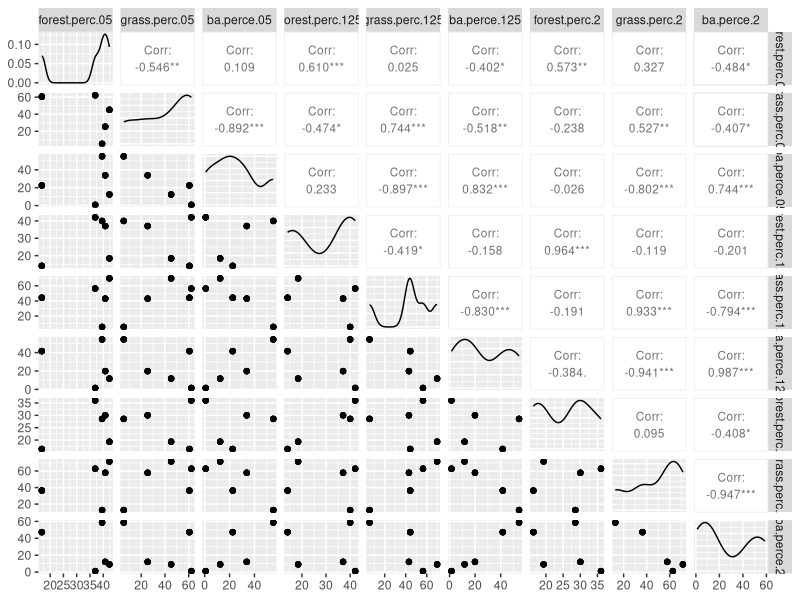
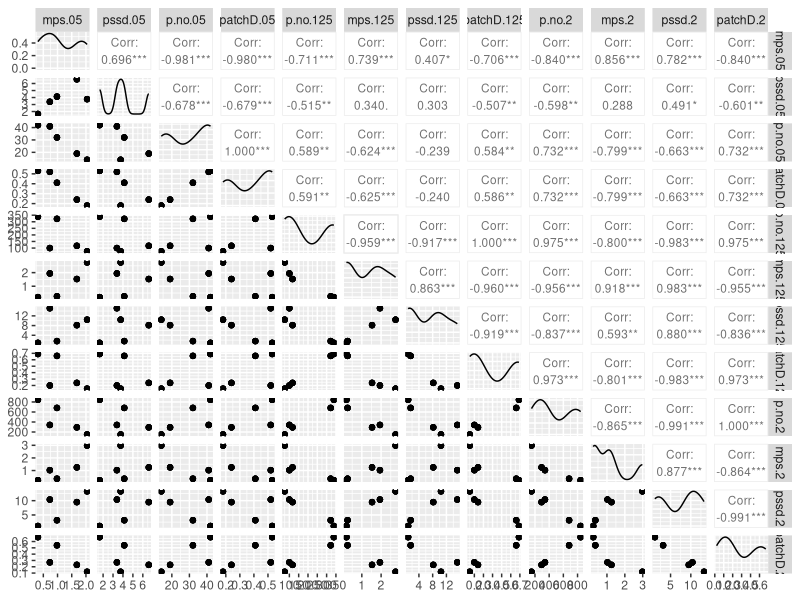
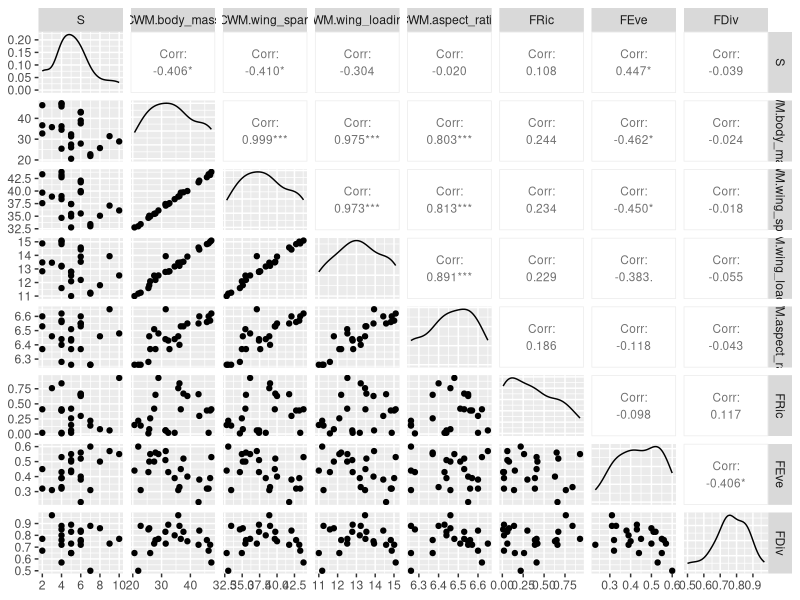
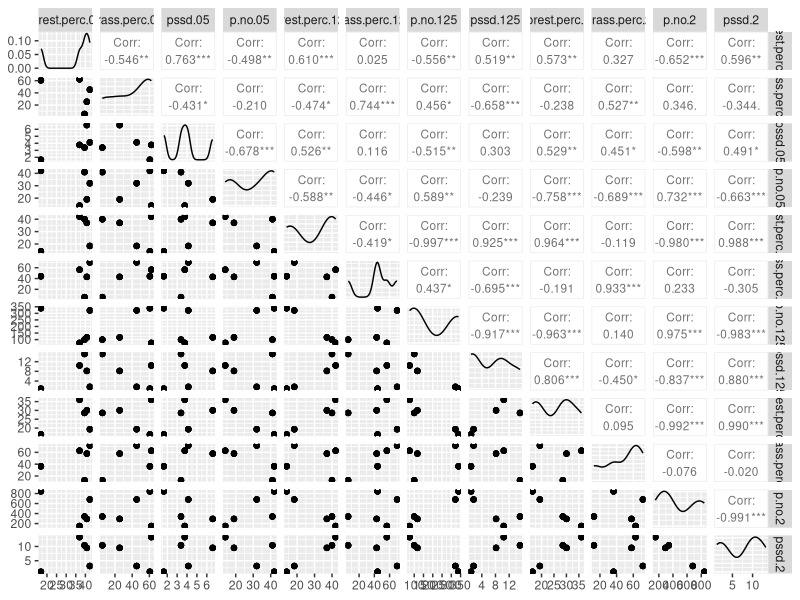
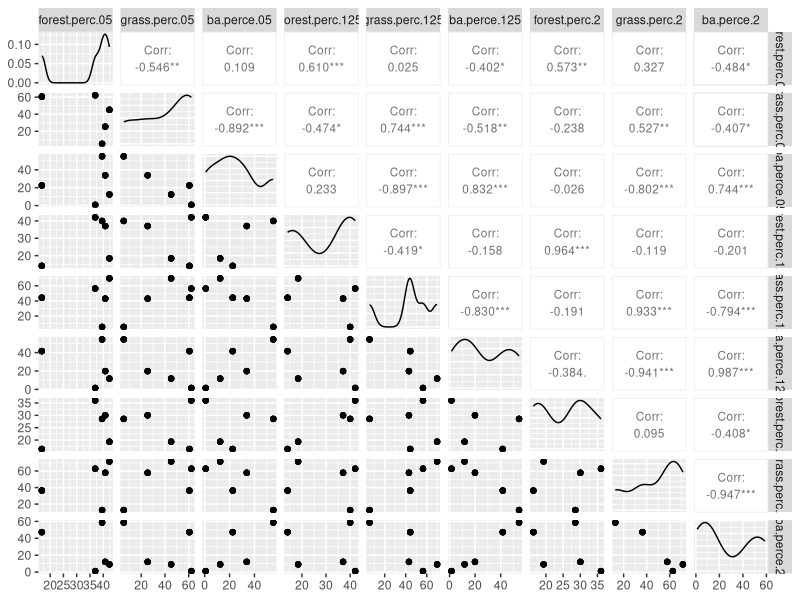
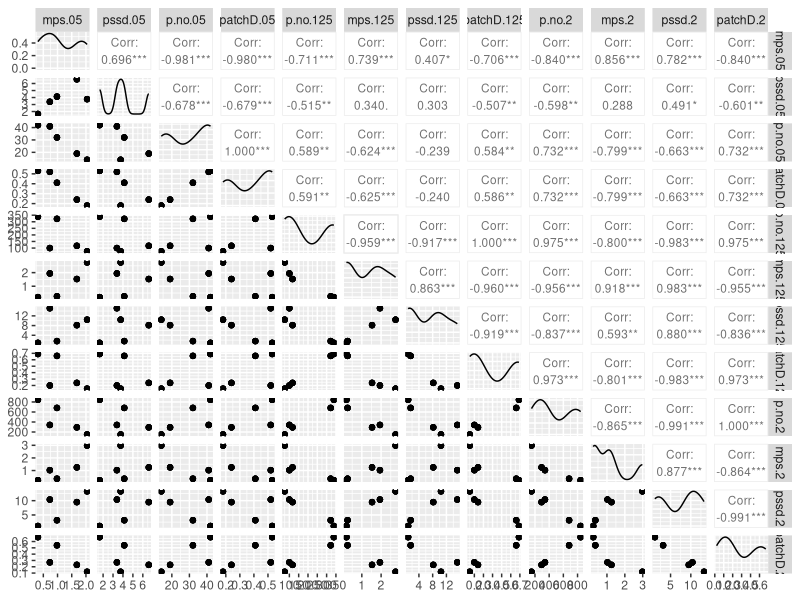
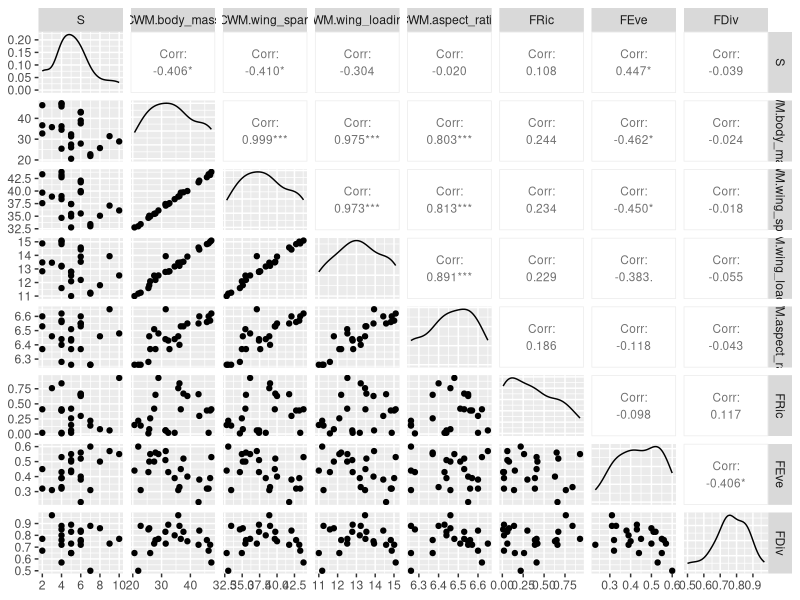
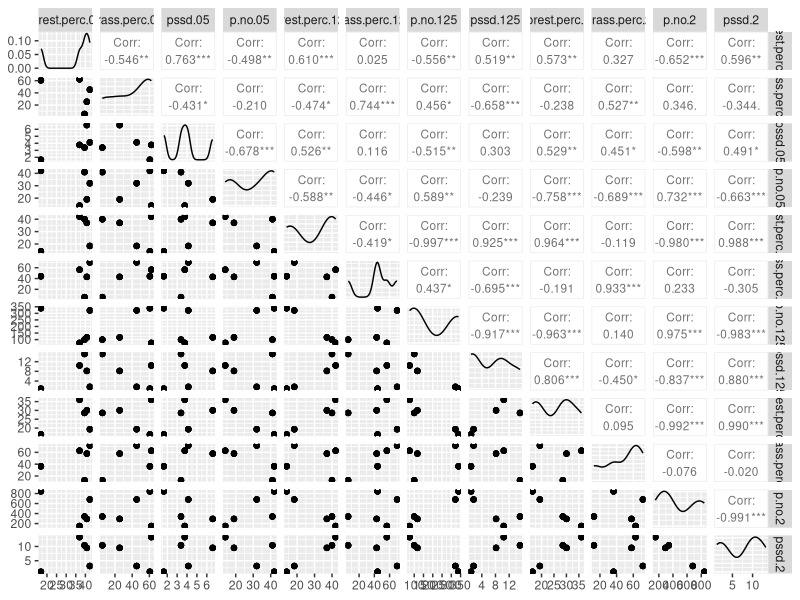

Here is the R script that generated these plots, in order: (Note: this script raises an error after producing the figures.)
DF <- read.csv("data.actualizado.csv", header = T, sep = ";", dec = ",")
str(DF)

levels(DF$site)

library(doBy)
summaryBy(Carollia.perspicillata~site, data = DF, FUN = c(mean, sd, median))

#explorar correlaciones entre variables explicativas a diferentes escalas
require(GGally)
require(ggplot2)
ggpairs(DF[,c(23:43)], columns = c(1:3,8:10,15:17),
        upper = list(continuous = wrap("cor", size = 3)))
ggsave("COR_ba-g-f.tiff", dpi = 300, width = 25, height = 25, units = "cm")
#Variables a retener en el an?lisis: F% en todas las escalas, grass% a 0.5 y grass% a 1.25 o 2 (no ambas).
#el porcentaje de ?rea construida se correlacion? consigomisma en todas las escalas y tambi?n con el porcentaje de potreros

ggpairs(DF[,c(23:43)], columns = c(4:7,11:14,18:21),
        upper = list(continuous = wrap("cor", size = 3)))
ggsave("COR_pno-mps-pssd-pd.tiff", dpi = 300, width = 25, height = 25, units = "cm")
#variables a retener para el an?lsisi: pssd en todas las escalas, pno a 0.5 y 1.25.
#el resto de variabes explicativas estuvieron altamente correlacionadas entre si en todas las escalas espaciales

ggpairs(DF[,c(22, 44:50)], columns = c(1:8),
        upper = list(continuous = wrap("cor", size = 3)))
ggsave("COR_FD-indices.tiff", dpi = 100, width = 25, height = 25, units = "cm")
#todos los indices de CWM estuvieron altamente correlacionados. Dada la pregunta, me inclino por retener la carga alar o el aspect ratio

ggpairs(DF, columns = c(23,24,27,28,30,31,33,35,37,38,40,42),
        upper = list(continuous = wrap("cor", size = 3)))
ggsave("COR_RETEINED_VARIABLES.tiff", dpi = 300, width = 30, height = 30, units = "cm")
#despu?s de revisar las correlaciones de las variables retenidas, para el an?lsis solo se considerar?n: F% 0.5 y 1.25, G% 0.5 y 2, pno 0.5, y pssd 0.5

#reorganizar el DF de wide a long format (en caso de que el ingreso de datos en el modelo lo requiera)
DF.1 <- DF[, c(1:25,37, 27:29,44:50)]
str(DF.1)
DF1 <- DF[,c(1:22)]
str(DF1)
DF2 <- DF[,c(23,24,27,28,30,38)]
str(DF2)
DF3 <-  DF[,c(44:50)]
str(DF3)
DF1 <- stack(DF, select = c("Carollia.perspicillata", "Carollia.castanea", "Artibeus.lituratus", "Artibeus.planirostris",
                             "Sturnira.lilium", "Platyrrhinus.sp1", "Platyrrhinus.sp2", "Uroderma.bilobatum",
                             "Mesophylla.maconnelli", "Desmodus.rotundus", "Glossophaga.soricina", "Anoura.sp",
                            "Phyllostomus.discolor", "Phyllostomus.elongatus", "Phyllostomus.hastatus",
                            "Gardnerycteris.crenulatum", "Tonatia.saurophila", "Micronicteris.sp", "Lophostoma.brasiliense",
                            "Rhinophylla.sp", "S"))
str(DF1)
DF2 <- stack(DF, select = c("forest.perc.05", "forest.perc.125", "grass.perc.05", "grass.perc.2", "pssd.05",
                            "p.no.05"))
str(DF2)
DF3 <- stack(DF, select = c("CWM.body_mass", "CWM.wing_span", "CWM.wing_loading", "CWM.aspect_ratio",
                            "FRic", "FEve", "FDiv"))
str(DF3)
DF4 <- cbind(DF2, DF1, DF3)
names(DF4) <- c("lands.metr.value", "lands.metr", "abundance", "bat.species", "FD.index.value", "FD.index")
library(utils)
View(DF4)
str(DF4)
summary(DF4)
#explorando los datos

library(doBy)
summaryBy(DF[,c(2:22)]~site, data = DF, FUN = c(mean, sd, median), na.rm = T)
summary(DF[,c(2:22)])

require(ggplot2)

#paper DT
Sforest0.5 <- ggplot(DF, aes(forest.perc.05, S))
Sforest0.5 + geom_point(na.rm = T) + geom_smooth(method = "glm", se = T, na.rm = T)

Sforest1.25 <- ggplot(DF, aes(forest.perc.125, S))
Sforest1.25 + geom_point(na.rm = T) + geom_smooth(method = "glm", se = T, na.rm = T)

Sgrass0.5 <- ggplot(DF, aes(grass.perc.05, S))
Sgrass0.5 + geom_point(na.rm = T) + geom_smooth(method = "glm", se = T, na.rm = T)

Sgrass1.25 <- ggplot(DF, aes(grass.perc.125, S))
Sgrass1.25 + geom_point(na.rm = T) + geom_smooth(method = "glm", se = T, na.rm = T)

Spssd <- ggplot(DF, aes(pssd.05, S))
Spssd + geom_point(na.rm = T) + geom_smooth(method = "glm", se = T, na.rm = T)

Spno <- ggplot(DF, aes(p.no.05, S))
Spno + geom_point(na.rm = T) + geom_smooth(method = "glm", se = T, na.rm = T)

#paper FD
batWL <- ggplot(DF, aes(site, CWM.wing_loading), na.rm= T)
batWL + stat_summary(fun.y = mean, geom = "bar", colour = "Black", na.rm = T) + stat_summary(fun.data = mean_cl_boot, 
                                                                                             geom = "errorbar", position = position_dodge(width = 0.9), width = 0.2, na.rm = T)
batFR <- ggplot(DF, aes(site, FRic), na.rm= T)
batFR + stat_summary(fun.y = mean, geom = "bar", colour = "Black", na.rm = T) + stat_summary(fun.data = mean_cl_boot, 
                                                                                             geom = "errorbar", position = position_dodge(width = 0.9), width = 0.2, na.rm = T)

batFD <- ggplot(DF, aes(site, FDiv), na.rm= T)
batFD + stat_summary(fun.y = mean, geom = "bar", colour = "Black", na.rm = T) + stat_summary(fun.data = mean_cl_boot, 
                                                                                             geom = "errorbar", position = position_dodge(width = 0.9), width = 0.2, na.rm = T)

batFE <- ggplot(DF, aes(site, FEve), na.rm= T)
batFE + stat_summary(fun.y = mean, geom = "bar", colour = "Black", na.rm = T) + stat_summary(fun.data = mean_cl_boot, 
                                                                                             geom = "errorbar", position = position_dodge(width = 0.9), width = 0.2, na.rm = T)
WLforest0.5 <- ggplot(DF, aes(forest.perc.05, CWM.wing_loading))
WLforest0.5 + geom_point(na.rm = T) + geom_smooth(method = "glm", se = T, na.rm = T)

WLforest1.25 <- ggplot(DF, aes(forest.perc.125, CWM.wing_loading))
WLforest1.25 + geom_point(na.rm = T) + geom_smooth(method = "glm", se = T, na.rm = T)

WLgrass0.5 <- ggplot(DF, aes(grass.perc.05, CWM.wing_loading))
WLgrass0.5 + geom_point(na.rm = T) + geom_smooth(method = "glm", se = T, na.rm = T)

WLgrass1.25 <- ggplot(DF, aes(grass.perc.125, CWM.wing_loading))
WLgrass1.25 + geom_point(na.rm = T) + geom_smooth(method = "glm", se = T, na.rm = T)

WLpssd <- ggplot(DF, aes(pssd.05, CWM.wing_loading))
WLpssd + geom_point(na.rm = T) + geom_smooth(method = "glm", se = T, na.rm = T)

WLpno <- ggplot(DF, aes(p.no.05, CWM.wing_loading))
WLpno + geom_point(na.rm = T) + geom_smooth(method = "glm", se = T, na.rm = T)

# elecci?n de la funci?n de distribuci?n de probabilidad

summary(DF[,c(2:22)])

#Carollia
require(fitdistrplus)
poisson=fitdist(DF$Carollia.perspicillata,"pois")
lognormal=fitdist(DF$Carollia.perspicillata,"lnorm")
negbinom=fitdist(DF$Carollia.perspicillata,"nbinom")#esta
normal=fitdist(DF$Carollia.perspicillata, "norm")
par(mfrow=c(1,2), mai=c(1.5,1.5,0.25,0.25), cex.lab=1.3, cex.axis=1.2, cex=1.5)
cdfcomp(list(negbinom),addlegend=T)
qqcomp(list(negbinom),addlegend=T)
cdfcomp(list(poisson),addlegend=T)
qqcomp(list(poisson),addlegend=T)
cdfcomp(list(poisson,negbinom,normal),addlegend=T,main="",
        legendtext=c("Poisson","NegBinom", "Normal"))
qqcomp(list(poisson,negbinom, normal),addlegend=T, main="",
       legendtext=c("Poisson","NegBinom", "Normal"))
par(mfrow=c(1,1),cex.lab=1, cex.axis=1, cex=1)
gofstat(list(negbinom, poisson,normal))

#A. planirostris
poisson=fitdist(DF$Artibeus.planirostris,"pois")
lognormal=fitdist(DF$Artibeus.planirostris,"lnorm")
negbinom=fitdist(DF$Artibeus.planirostris,"nbinom")#esta o lnorm
normal=fitdist(DF$Artibeus.planirostris, "norm")
par(mfrow=c(1,2), mai=c(1.5,1.5,0.25,0.25), cex.lab=1.3, cex.axis=1.2, cex=1.5)
cdfcomp(list(negbinom),addlegend=T)
qqcomp(list(negbinom),addlegend=T)
cdfcomp(list(poisson),addlegend=T)
qqcomp(list(poisson),addlegend=T)
cdfcomp(list(poisson,negbinom,lognormal,normal),addlegend=T,main="",
        legendtext=c("Poisson","NegBinom", "logN", "Norm"))
qqcomp(list(poisson,negbinom,lognormal,normal),addlegend=T, main="",
       legendtext=c("Poisson","NegBinom", "logN", "Norm"))
par(mfrow=c(1,1),cex.lab=1, cex.axis=1, cex=1)
gofstat(list(poisson,negbinom,lognormal,normal))

#sturnira
poisson=fitdist(DF$Sturnira.lilium,"pois")
#lognormal=fitdist(DF$Sturnira.lilium,"lnorm")
negbinom=fitdist(DF$Sturnira.lilium,"nbinom")#esta, aunque no ajusta del todo bien. Muchos ceros. Usar modelo de mezcla.
normal=fitdist(DF$Sturnira.lilium, "norm")
par(mfrow=c(1,2), mai=c(1.5,1.5,0.25,0.25), cex.lab=1.3, cex.axis=1.2, cex=1.5)
cdfcomp(list(negbinom),addlegend=T)
qqcomp(list(negbinom),addlegend=T)
cdfcomp(list(poisson),addlegend=T)
qqcomp(list(poisson),addlegend=T)
cdfcomp(list(poisson,negbinom,normal),addlegend=T,main="",
        legendtext=c("Poisson","NegBinom","norml"))
qqcomp(list(poisson,negbinom, normal),addlegend=T, main="",
       legendtext=c("Poisson","NegBinom","normal"))
par(mfrow=c(1,1),cex.lab=1, cex.axis=1, cex=1)
gofstat(list(poisson,negbinom,normal))

(table(DF$Sturnira.lilium==0)*100)/26

#P. discolor
poisson=fitdist(DF$Phyllostomus.discolor,"pois")
lognormal=fitdist(DF$Phyllostomus.discolor,"lnorm")
negbinom=fitdist(DF$Phyllostomus.discolor,"nbinom")#esta, aunque no ajusta del todo bien. Muchos ceros
normal=fitdist(DF$Phyllostomus.discolor, "norm")
par(mfrow=c(1,2), mai=c(1.5,1.5,0.25,0.25), cex.lab=1.3, cex.axis=1.2, cex=1.5)
cdfcomp(list(negbinom),addlegend=T)
qqcomp(list(negbinom),addlegend=T)
cdfcomp(list(poisson),addlegend=T)
qqcomp(list(poisson),addlegend=T)
cdfcomp(list(poisson,negbinom,normal),addlegend=T,main="",
        legendtext=c("Poisson","NegBinom","norm"))
qqcomp(list(poisson,negbinom,normal),addlegend=T, main="",
       legendtext=c("Poisson","NegBinom","norm"))
par(mfrow=c(1,1),cex.lab=1, cex.axis=1, cex=1)

(table(DF$Phyllostomus.discolor==0)*100)/26

#S
poisson=fitdist(DF$S, "pois")
normmal=fitdist(DF$S, "norm")
bneg=fitdist(DF$S, "nbinom")
logN=fitdist(DF$S, "lnorm")
par(mfrow=c(1,2), mar=c(4,4,0.25,0.25), cex.lab=1.3, cex.axis=1.2, cex=1.5)
cdfcomp(list(poisson, normmal,bneg,logN), addlegend = T, main = "", 
        legendtext = c("Pois","Norm","BNeg","LogN"))
qqcomp(list(poisson, normmal,bneg,logN), addlegend = T, main="",
       legendtext = c("Pois","Norm","BNeg","LogN"))
par(mfrow=c(1,1), cex.lab=1, cex.axis=1, cex=1)

# mismo grafico cdf en "formato" ggplot2 -> se puede usar para cualquiera de los casos anteriores
cdf=cdfcomp(list(poisson,negbinom),addlegend=T,main="",
            legendtext=c("Poisson","Lognormal","NegBinom"), plotstyle = "ggplot")
require(ggplot2)
cdf+geom_point(size=2.5) + geom_line(size=1.5)+
  theme(axis.title=element_text(size=20),axis.text=element_text(size=14),
        legend.text=element_text(size=14), legend.position=c(0.8,0.25))

#paper DF funci?n de distribuci?n de probabilidad

#wing loading
DF5 <- na.omit(DF)
gamma=fitdist(DF5$CWM.wing_loading,"gamma")
lognormal=fitdist(DF5$CWM.wing_loading,"lnorm")
negbinom=fitdist(DF5$CWM.wing_loading,"nbinom")
normal=fitdist(DF5$CWM.wing_loading, "norm")#mejor ajuste
par(mfrow=c(1,2), mai=c(1.5,1.5,0.25,0.25), cex.lab=1.3, cex.axis=1.2, cex=1.5)
cdfcomp(list(gamma, lognormal,normal),addlegend=T,
        legendtext = c("Gamma","LogNorm","Normal"))
qqcomp(list(gamma, lognormal,normal),addlegend=T,
       legendtext = c("Gamma","LogNorm","Normal"))
cdfcomp(list(lognormal),addlegend=T)
qqcomp(list(lognormal),addlegend=T)
cdfcomp(list(normal),addlegend=T)
qqcomp(list(normal),addlegend=T)

cdf=cdfcomp(list(gamma,normal,lognormal),addlegend=T,main="",
            legendtext=c("Gamma", "Normal","Lognormal"), plotstyle = "ggplot")
cdf+geom_point(size=2.5) + geom_line(size=1)+
  theme(axis.title=element_text(size=20),axis.text=element_text(size=14),
        legend.text=element_text(size=14), legend.position=c(0.8,0.25))
par(mfrow=c(1,1),cex.lab=1, cex.axis=1, cex=1)

gofstat(list(gamma,lognormal,normal))

#FRic
DF5 <- na.omit(DF)
gamma=fitdist(DF5$FRic,"gamma")#mejor 
lognormal=fitdist(DF5$FRic,"lnorm")
negbinom=fitdist(DF5$FRic,"nbinom")
normal=fitdist(DF5$FRic, "norm")
par(mfrow=c(1,2), mai=c(1.5,1.5,0.25,0.25), cex.lab=1.3, cex.axis=1.2, cex=1.5)
cdfcomp(list(gamma, lognormal,normal),addlegend=T,
        legendtext = c("Gamma","LogNorm","Normal"))
qqcomp(list(gamma, lognormal,normal),addlegend=T,
       legendtext = c("Gamma","LogNorm","Normal"))
cdfcomp(list(gamma),addlegend=T)
qqcomp(list(gamma),addlegend=T)
cdfcomp(list(lognormal),addlegend=T)
qqcomp(list(lognormal),addlegend=T)
cdfcomp(list(normal),addlegend=T)
qqcomp(list(normal),addlegend=T)

cdf=cdfcomp(list(gamma,normal,lognormal),addlegend=T,main="",
            legendtext=c("Gamma", "Normal","Lognormal"), plotstyle = "ggplot")
cdf+geom_point(size=2.5) + geom_line(size=1)+
  theme(axis.title=element_text(size=20),axis.text=element_text(size=14),
        legend.text=element_text(size=14), legend.position=c(0.8,0.25))

par(mfrow=c(1,1),cex.lab=1, cex.axis=1, cex=1)
gofstat(list(gamma,lognormal,normal))

#FEve
gamma=fitdist(DF5$FEve,"gamma")
lognormal=fitdist(DF5$FEve,"lnorm")
negbinom=fitdist(DF5$FEve,"nbinom")
normal=fitdist(DF5$FEve, "norm")#mejor ajuste
par(mfrow=c(1,2), mai=c(1.5,1.5,0.25,0.25), cex.lab=1.3, cex.axis=1.2, cex=1.5)
cdfcomp(list(gamma, lognormal,normal),addlegend=T,
        legendtext = c("Gamma","LogNorm","Normal"))
qqcomp(list(gamma, lognormal,normal),addlegend=T,
       legendtext = c("Gamma","LogNorm","Normal"))

cdfcomp(list(gamma),addlegend=T)
qqcomp(list(gamma),addlegend=T)
cdfcomp(list(lognormal),addlegend=T)
qqcomp(list(lognormal),addlegend=T)
cdfcomp(list(normal),addlegend=T)
qqcomp(list(normal),addlegend=T)

cdf=cdfcomp(list(gamma,normal,lognormal),addlegend=T,main="",
            legendtext=c("Gamma", "Normal","Lognormal"), plotstyle = "ggplot")
cdf+geom_point(size=2.5) + geom_line(size=1)+
  theme(axis.title=element_text(size=20),axis.text=element_text(size=14),
        legend.text=element_text(size=14), legend.position=c(0.8,0.25))

par(mfrow=c(1,1),cex.lab=1, cex.axis=1, cex=1)
gofstat(list(gamma,lognormal,normal))

#FDiv
gamma=fitdist(DF5$FDiv,"gamma")
lognormal=fitdist(DF5$FDiv,"lnorm")
negbinom=fitdist(DF5$FDiv,"nbinom")
normal=fitdist(DF5$FDiv, "norm")#mejor ajuste
par(mfrow=c(1,2), mai=c(1.5,1.5,0.25,0.25), cex.lab=1.3, cex.axis=1.2, cex=1.5)
cdfcomp(list(gamma, lognormal,normal),addlegend=T,
        legendtext = c("Gamma","LogNorm","Normal"))
qqcomp(list(gamma, lognormal,normal),addlegend=T,
       legendtext = c("Gamma","LogNorm","Normal"))
cdfcomp(list(gamma),addlegend=T)
qqcomp(list(gamma),addlegend=T)
cdfcomp(list(lognormal),addlegend=T)
qqcomp(list(lognormal),addlegend=T)
cdfcomp(list(normal),addlegend=T)
qqcomp(list(normal),addlegend=T)

cdf=cdfcomp(list(gamma,normal,lognormal),addlegend=T,main="",
            legendtext=c("Gamma", "Normal","Lognormal"), plotstyle = "ggplot")
cdf+geom_point(size=2.5) + geom_line(size=1)+
  theme(axis.title=element_text(size=20),axis.text=element_text(size=14),
        legend.text=element_text(size=14), legend.position=c(0.8,0.25))

par(mfrow=c(1,1),cex.lab=1, cex.axis=1, cex=1)

gofstat(list(lognormal,gamma, normal))
